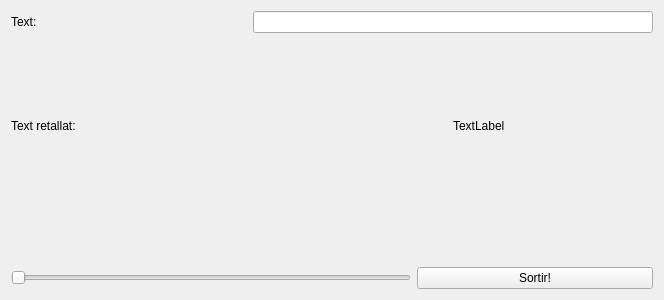
<?xml version="1.0" encoding="UTF-8"?>
<ui version="4.0">
 <class>Widget</class>
 <widget class="QWidget" name="Widget">
  <property name="geometry">
   <rect>
    <x>0</x>
    <y>0</y>
    <width>664</width>
    <height>300</height>
   </rect>
  </property>
  <property name="windowTitle">
   <string>Widget</string>
  </property>
  <layout class="QVBoxLayout" name="verticalLayout_2">
   <item>
    <layout class="QVBoxLayout" name="verticalLayout">
     <item>
      <layout class="QHBoxLayout" name="horizontalLayout">
       <item>
        <widget class="QLabel" name="label">
         <property name="text">
          <string>Text:</string>
         </property>
        </widget>
       </item>
       <item>
        <spacer name="horizontalSpacer">
         <property name="orientation">
          <enum>Qt::Horizontal</enum>
         </property>
         <property name="sizeHint" stdset="0">
          <size>
           <width>108</width>
           <height>20</height>
          </size>
         </property>
        </spacer>
       </item>
       <item>
        <widget class="QLineEdit" name="lineEdit">
         <property name="sizePolicy">
          <sizepolicy hsizetype="Fixed" vsizetype="Fixed">
           <horstretch>0</horstretch>
           <verstretch>0</verstretch>
          </sizepolicy>
         </property>
         <property name="minimumSize">
          <size>
           <width>400</width>
           <height>0</height>
          </size>
         </property>
        </widget>
       </item>
      </layout>
     </item>
     <item>
      <spacer name="verticalSpacer">
       <property name="orientation">
        <enum>Qt::Vertical</enum>
       </property>
       <property name="sizeHint" stdset="0">
        <size>
         <width>20</width>
         <height>18</height>
        </size>
       </property>
      </spacer>
     </item>
     <item>
      <layout class="QHBoxLayout" name="horizontalLayout_2">
       <item>
        <widget class="QLabel" name="label_2">
         <property name="text">
          <string>Text retallat:</string>
         </property>
        </widget>
       </item>
       <item>
        <spacer name="horizontalSpacer_2">
         <property name="orientation">
          <enum>Qt::Horizontal</enum>
         </property>
         <property name="sizeHint" stdset="0">
          <size>
           <width>138</width>
           <height>20</height>
          </size>
         </property>
        </spacer>
       </item>
       <item>
        <widget class="truncament" name="label_3">
         <property name="sizePolicy">
          <sizepolicy hsizetype="Fixed" vsizetype="Preferred">
           <horstretch>0</horstretch>
           <verstretch>0</verstretch>
          </sizepolicy>
         </property>
         <property name="minimumSize">
          <size>
           <width>200</width>
           <height>0</height>
          </size>
         </property>
         <property name="text">
          <string>TextLabel</string>
         </property>
        </widget>
       </item>
      </layout>
     </item>
    </layout>
   </item>
   <item>
    <spacer name="verticalSpacer_2">
     <property name="orientation">
      <enum>Qt::Vertical</enum>
     </property>
     <property name="sizeHint" stdset="0">
      <size>
       <width>20</width>
       <height>118</height>
      </size>
     </property>
    </spacer>
   </item>
   <item>
    <layout class="QHBoxLayout" name="horizontalLayout_3">
     <item>
      <widget class="QSlider" name="horizontalSlider">
       <property name="sizePolicy">
        <sizepolicy hsizetype="Fixed" vsizetype="Fixed">
         <horstretch>0</horstretch>
         <verstretch>0</verstretch>
        </sizepolicy>
       </property>
       <property name="minimumSize">
        <size>
         <width>400</width>
         <height>0</height>
        </size>
       </property>
       <property name="orientation">
        <enum>Qt::Horizontal</enum>
       </property>
      </widget>
     </item>
     <item>
      <widget class="QPushButton" name="pushButton">
       <property name="text">
        <string>Sortir!</string>
       </property>
      </widget>
     </item>
    </layout>
   </item>
  </layout>
 </widget>
 <layoutdefault spacing="6" margin="11"/>
 <customwidgets>
  <customwidget>
   <class>truncament</class>
   <extends>QLabel</extends>
   <header>truncament.h</header>
   <slots>
    <slot>truncar()</slot>
    <slot>enviartext(QString)</slot>
    <slot>enviarvalor(int)</slot>
   </slots>
  </customwidget>
 </customwidgets>
 <resources/>
 <connections>
  <connection>
   <sender>pushButton</sender>
   <signal>clicked(bool)</signal>
   <receiver>Widget</receiver>
   <slot>close()</slot>
   <hints>
    <hint type="sourcelabel">
     <x>495</x>
     <y>274</y>
    </hint>
    <hint type="destinationlabel">
     <x>567</x>
     <y>270</y>
    </hint>
   </hints>
  </connection>
  <connection>
   <sender>lineEdit</sender>
   <signal>textChanged(QString)</signal>
   <receiver>label_3</receiver>
   <slot>enviartext(QString)</slot>
   <hints>
    <hint type="sourcelabel">
     <x>339</x>
     <y>24</y>
    </hint>
    <hint type="destinationlabel">
     <x>368</x>
     <y>122</y>
    </hint>
   </hints>
  </connection>
  <connection>
   <sender>horizontalSlider</sender>
   <signal>valueChanged(int)</signal>
   <receiver>label_3</receiver>
   <slot>enviarvalor(int)</slot>
   <hints>
    <hint type="sourcelabel">
     <x>251</x>
     <y>277</y>
    </hint>
    <hint type="destinationlabel">
     <x>277</x>
     <y>118</y>
    </hint>
   </hints>
  </connection>
 </connections>
</ui>
